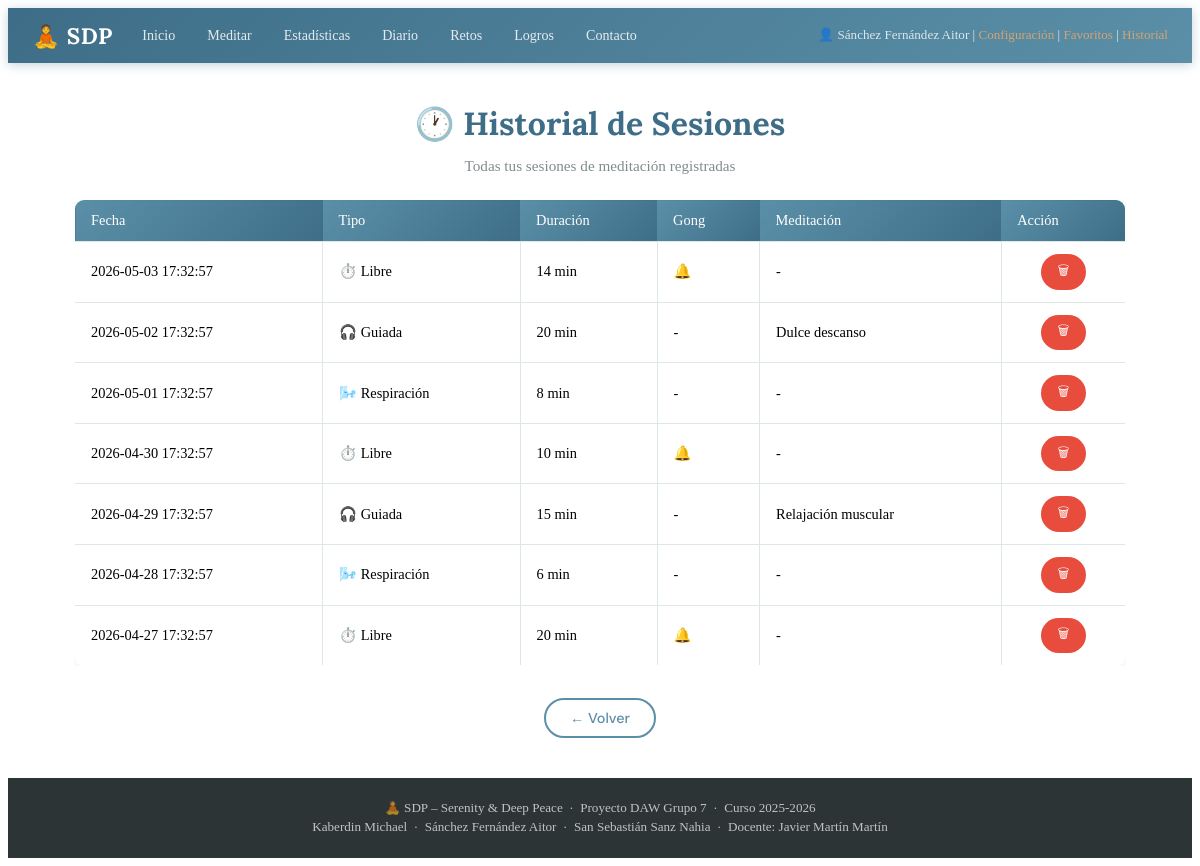
The page /controller/SesionController.php?action=verHistorial (signed in) on the database its author committed.
### tables this page shows
CREATE TABLE IF NOT EXISTS sesiones (
    id_sesion    INT AUTO_INCREMENT PRIMARY KEY,
    id_usuario   INT NOT NULL,
    tipo         ENUM('libre','guiada','respiracion') NOT NULL,
    duracion_min TINYINT UNSIGNED NOT NULL,
    id_meditacion INT,
    con_gong     TINYINT(1) NOT NULL DEFAULT 0,
    fecha_sesion DATETIME NOT NULL DEFAULT CURRENT_TIMESTAMP,
    FOREIGN KEY (id_usuario)   REFERENCES usuarios(id_usuario) ON DELETE CASCADE,
    FOREIGN KEY (id_meditacion) REFERENCES meditaciones(id_meditacion) ON DELETE SET NULL
);

CREATE TABLE IF NOT EXISTS meditaciones (
    id_meditacion INT AUTO_INCREMENT PRIMARY KEY,
    titulo        VARCHAR(150) NOT NULL,
    descripcion   TEXT,
    id_categoria  INT,
    nivel         ENUM('principiante','intermedio','avanzado') NOT NULL DEFAULT 'principiante',
    duracion_min  TINYINT UNSIGNED NOT NULL DEFAULT 10,
    icono         VARCHAR(10) DEFAULT '🧘',
    archivo_audio VARCHAR(200),
    instrucciones TEXT,
    FOREIGN KEY (id_categoria) REFERENCES categorias(id_categoria) ON DELETE SET NULL
);

### dao/SDPBD.php (called while the page is built, shortened)
<?php
class SDPBD {
    private static $conexion = null;
    private static function conexionBD() {
        $config = parse_ini_file(__DIR__ . "/../config/conf.ini");
        if (self::$conexion === null) {
            self::$conexion = new mysqli(
                $config['server'],
                $config['user'],
                $config['pasw'],
                $config['bd']
            );
        }
        self::$conexion->set_charset("utf8mb4");
        return self::$conexion;
    }
    public static function preparar($conexion, $consulta, ...$parametros) {
        $preparacion = $conexion->prepare($consulta);
        if ($parametros) {
            $tipos = "";
            foreach ($parametros as $parametro) {
                $tipos .= is_int($parametro) ? "i" : "s";
            }
            $preparacion->bind_param($tipos, ...$parametros);
        }
        return $preparacion;
    }
    public static function consultaLectura($consulta, ...$parametros) {
        $conexion    = self::conexionBD();
        $preparacion = self::preparar($conexion, $consulta, ...$parametros);
        $preparacion->execute();
        $resultado = $preparacion->get_result();
        if ($resultado->num_rows > 0) {
            return $resultado->fetch_all(MYSQLI_ASSOC);
        }
        return null;
    }
}
?>

### dao/SesionDAO.php (called while the page is built, shortened)
<?php
require_once(__DIR__ . '/../dao/SDPBD.php');
class SesionDAO {
    public static function historialPorUsuario($id_usuario) {
        $consulta  = "SELECT s.*, m.titulo AS titulo_meditacion
                      FROM sesiones s
                      LEFT JOIN meditaciones m ON s.id_meditacion = m.id_meditacion
                      WHERE s.id_usuario = ?
                      ORDER BY s.fecha_sesion DESC";
        $resultado = SDPBD::consultaLectura($consulta, $id_usuario);
        return $resultado ?? [];
    }
}
?>

### view/historialView.php (the view, shortened to what this page needs)
<?php include __DIR__ . '/../view/statics/cabeceraView.php'; ?>
<main>
    <h1>🕐 Historial de Sesiones</h1>
    <p class="subtitulo">Todas tus sesiones de meditación registradas</p>
    <?php if (empty($sesiones)): ?>
        <p class="texto-vacio">Aún no tienes sesiones registradas.</p>
    <?php else: ?>
    <div class="tabla-scroll">
        <table class="tabla">
            <thead>
                <tr>
                    <th>Fecha</th>
                    <th>Tipo</th>
                    <th>Duración</th>
                    <th>Gong</th>
                    <th>Meditación</th>
                    <th>Acción</th>
                </tr>
            </thead>
            <tbody>
                <?php foreach ($sesiones as $s): ?>
                <tr>
                    <td><?php echo htmlspecialchars($s['fecha_sesion']); ?></td>
                    <td>
                        <?php
                        $tipoTexto = htmlspecialchars($s['tipo']);
                        switch ($s['tipo']) {
                            case 'libre':
                                $tipoTexto = '⏱️ Libre';
                                break;
                            case 'guiada':
                                $tipoTexto = '🎧 Guiada';
                                break;
                            case 'respiracion':
                                $tipoTexto = '🌬️ Respiración';
                                break;
                        }
                        echo $tipoTexto;
                        ?>
                    </td>
                    <td><?php echo $s['duracion_min']; ?> min</td>
                    <td><?php echo $s['con_gong'] ? '🔔' : '-'; ?></td>
                    <td><?php echo htmlspecialchars($s['titulo_meditacion'] ?? '-'); ?></td>
                    <td>
                        <form method="POST" action="../controller/SesionController.php"
                              onsubmit="return confirm('¿Eliminar esta sesión del historial?');">
                            <button type="submit" class="botones botones-peligro btn-sm">🗑</button>
                        </form>
                    </td>
                </tr>
                <?php endforeach; ?>
            </tbody>
        </table>
    </div>
    <?php endif; ?>
    <div class="dashboardActions">
        <button class="botones" onclick="history.back()">← Volver</button>
    </div>
</main>
<?php include __DIR__ . '/../view/statics/pieView.php'; ?>

### assets/css/styles.css (style rules this page uses)
:root { --primario: #5b8fa8; --primario-dk: #3e6e87; --secundario: #a8c5bc; --acento: #d4a373; --fondo: #f8f5f0; --fondo-card: #ffffff; --texto: #2d3436; --texto-muted: #7f8c8d; --borde: #dde8e5; --peligro: #e74c3c; --ok: #27ae60; --sombra: 0 4px 20px rgba(91, 143, 168, .12); --radio: 10px; }
*, *::before, *::after { box-sizing: border-box; }
h1, h2, h3, h4 { font-family: 'Lora', serif; color: var(--primario-dk); margin-top: 0; }
main { grid-area: main; padding: 2.5rem 1.5rem; display: flex; flex-direction: column; align-items: center; max-width: 1100px; margin: 0 auto; width: 100%; }
.subtitulo { color: var(--texto-muted); margin-top: -.5rem; margin-bottom: 1.5rem; font-size: .95rem; }
form { all: unset; width: 100%; display: flex; flex-direction: column; align-items: center; }
.botones { display: inline-block; padding: .55rem 1.5rem; background: var(--fondo-card); color: var(--primario); border: 2px solid var(--primario); border-radius: 25px; font-family: 'DM Sans', sans-serif; font-weight: 500; font-size: .9rem; cursor: pointer; margin-top: .5rem; text-decoration: none; transition: all .2s; }
.botones-peligro { background: var(--peligro); color: #fff; border-color: transparent; }
.btn-sm { padding: .3rem .9rem; font-size: .82rem; margin-top: 0; }
.dashboardActions { display: flex; flex-wrap: wrap; gap: .7rem; justify-content: center; margin-top: 1.5rem; width: 100%; }
.tabla-scroll { width: 100%; overflow-x: auto; }
.tabla { width: 100%; border-collapse: collapse; background: var(--fondo-card); border: 1px solid var(--borde); border-radius: var(--radio); overflow: hidden; box-shadow: var(--sombra); }
.tabla th, .tabla td { padding: .75rem 1rem; border: 1px solid var(--borde); text-align: left; font-size: .9rem; vertical-align: middle; }
.tabla th { background: linear-gradient(135deg, var(--primario), var(--primario-dk)); color: #fff; font-weight: 500; border: none; }

### rows shown on the page
sesiones: fecha_sesion "2026-05-03 17:32:57", tipo "⏱️ Libre", duracion_min "14", titulo_meditacion "-"
sesiones: fecha_sesion "2026-05-02 17:32:57", tipo "🎧 Guiada", duracion_min "20", id_meditacion.titulo "Dulce descanso"
sesiones: fecha_sesion "2026-05-01 17:32:57", tipo "🌬️ Respiración", duracion_min "8", titulo_meditacion "-"
sesiones: fecha_sesion "2026-04-30 17:32:57", tipo "⏱️ Libre", duracion_min "10", titulo_meditacion "-"
sesiones: fecha_sesion "2026-04-29 17:32:57", tipo "🎧 Guiada", duracion_min "15", id_meditacion.titulo "Relajación muscular"
sesiones: fecha_sesion "2026-04-28 17:32:57", tipo "🌬️ Respiración", duracion_min "6", titulo_meditacion "-"
sesiones: fecha_sesion "2026-04-27 17:32:57", tipo "⏱️ Libre", duracion_min "20", titulo_meditacion "-"

### other values the page prints
$_SESSION['nombre_completo'] "Sánchez Fernández Aitor"
